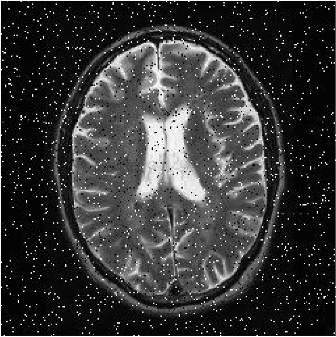
#> input picture Filters/Lowpass/brain_noisy.png, 336 x 337 px
$ python filtro_Media_.py
#> lines starting #> are read from the running program, lines starting #| are printed output that depends on the picture
import cv2 as cv
import numpy as np

img = cv.imread('brain_noisy.png')
#> img is the input picture: shape (337, 336, 3); min 0, max 255, mean 54.1

kernel = np.array([
    [1/5, 1/5, 1/5, 1/5, 1/5],
    [1/5, 1/5, 1/5, 1/5, 1/5],
    [1/5, 1/5, 1/5, 1/5, 1/5],
    [1/5, 1/5, 1/5, 1/5, 1/5],
    [1/5, 1/5, 1/5, 1/5, 1/5]
    ])
#kernel = np.ones((5,5),np.float32)/25
dst = cv.filter2D(img,-1,kernel)
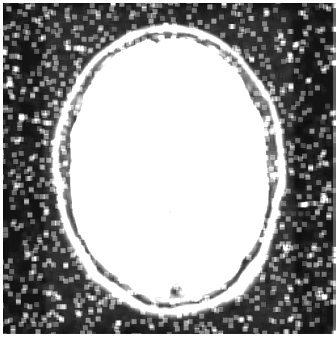
#> dst: shape (337, 336, 3); min 8, max 255, mean 156.6
imgs_concat = np.concatenate((img, dst), axis=1)
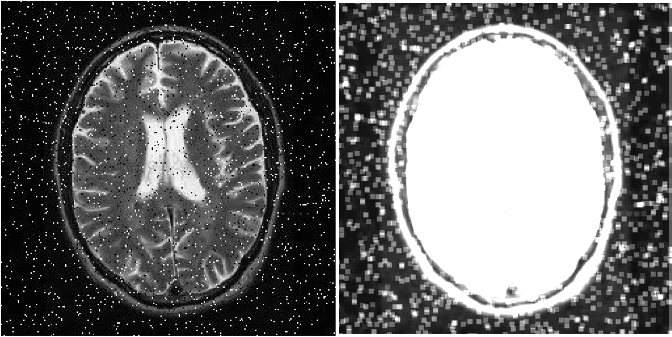
#> imgs_concat: shape (337, 672, 3); min 0, max 255, mean 105.4

cv.imshow('brain_noisy',imgs_concat)
cv.waitKey(0)
cv.destroyAllWindows()
